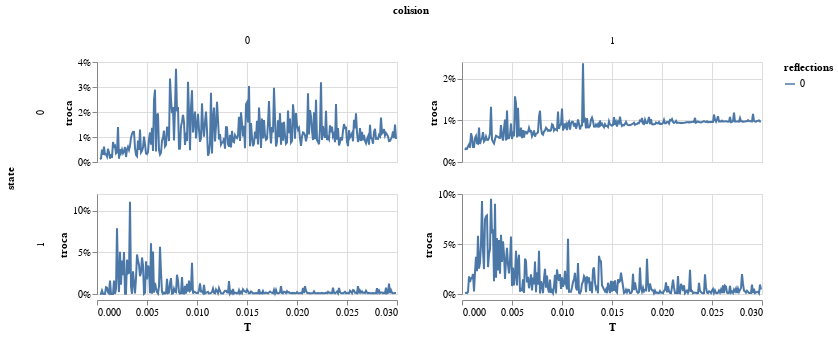

Notebook code for this chart:
### Code cell
alt.Chart(db_mean).mark_line().encode(
    x = 'T',
    y = alt.Y('troca').axis(format = '%'),
    row = 'state:N',
    column = 'colision:N',
    color = 'reflections:N'
).properties(height = 100).resolve_scale(y = 'independent')

### Figure 1 — Vega-Lite specification as saved in the notebook (floating-point values rounded to 4 significant figures; data arrays with more than 128 entries replaced by an {"elided": "..."} marker saying what was removed)
{"config": {"view": {"continuousWidth": 300, "continuousHeight": 300}}, "data": {"name": "data-4c007dc66bab24bf976cf8cf3b9842bc"}, "mark": {"type": "line"}, "encoding": {"color": {"field": "reflections", "type": "nominal"}, "column": {"field": "colision", "type": "nominal"}, "row": {"field": "state", "type": "nominal"}, "x": {"field": "T", "type": "quantitative"}, "y": {"axis": {"format": "%"}, "field": "troca", "type": "quantitative"}}, "height": 100, "resolve": {"scale": {"y": "independent"}}, "$schema": "https://vega.github.io/schema/vega-lite/v5.17.0.json", "datasets": {"data-4c007dc66bab24bf976cf8cf3b9842bc": {"elided": "1188 records"}}}
